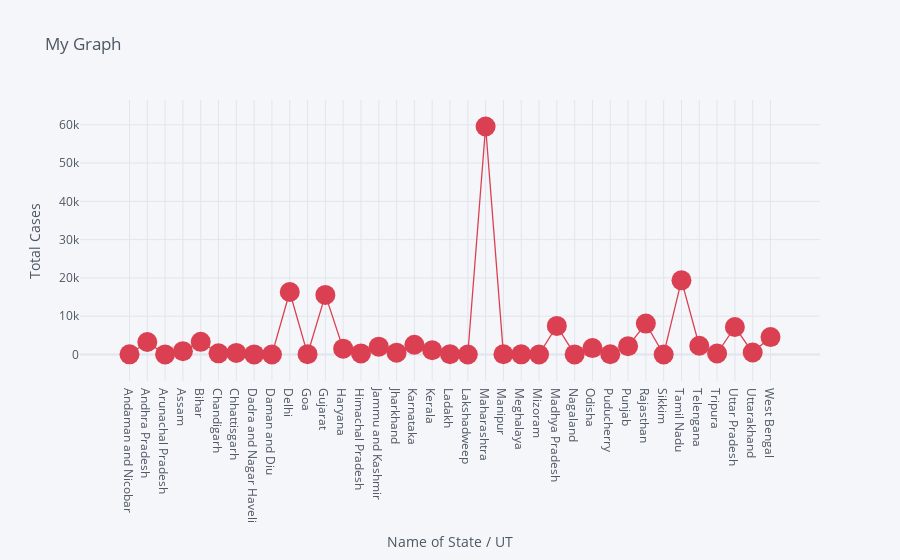

The notebook cell this image was saved under:
### Markdown cell above
#### A little more attractive scatter plot using plotly

### Code cell
df.iplot(kind='scatter',x='Name of State / UT',y='Total Cases',mode='markers+lines',title='My Graph',xTitle=
'Name of State / UT',yTitle='Total Cases',colors='red',size=20)

### Figure 1 — Plotly figure (JSON) as saved in the notebook; plotly's stock layout.template omitted (floating-point values rounded to 4 significant figures)
{"data": [{"line": {"color": "rgba(219, 64, 82, 1.0)", "dash": "solid", "shape": "linear", "width": 1.3}, "marker": {"size": 20, "symbol": "circle"}, "mode": "markers+lines", "name": "Total Cases", "text": "", "type": "scatter", "x": ["Andaman and Nicobar", "Andhra Pradesh", "Arunachal Pradesh", "Assam", "Bihar", "Chandigarh", "Chhattisgarh", "Dadra and Nagar Haveli", "Daman and Diu", "Delhi", "Goa", "Gujarat", "Haryana", "Himachal Pradesh", "Jammu and Kashmir", "Jharkhand", "Karnataka", "Kerala", "Ladakh", "Lakshadweep", "Maharashtra", "Manipur", "Meghalaya", "Mizoram", "Madhya Pradesh", "Nagaland", "Odisha", "Puducherry", "Punjab", "Rajasthan", "Sikkim", "Tamil Nadu", "Telengana", "Tripura", "Uttar Pradesh", "Uttarakhand", "West Bengal"], "y": [33, 3251, 3, 856, 3296, 288, 399, 2, 0, 16331, 69, 15562, 1518, 276, 2036, 469, 2533, 1095, 73, 0, 59547, 55, 21, 1, 7453, 18, 1660, 51, 2158, 8069, 1, 19372, 2267, 242, 7170, 500, 4536]}], "layout": {"legend": {"bgcolor": "#F5F6F9", "font": {"color": "#4D5663"}}, "paper_bgcolor": "#F5F6F9", "plot_bgcolor": "#F5F6F9", "title": {"font": {"color": "#4D5663"}, "text": "My Graph"}, "xaxis": {"gridcolor": "#E1E5ED", "showgrid": true, "tickfont": {"color": "#4D5663"}, "title": {"font": {"color": "#4D5663"}, "text": "Name of State / UT"}, "zerolinecolor": "#E1E5ED"}, "yaxis": {"gridcolor": "#E1E5ED", "showgrid": true, "tickfont": {"color": "#4D5663"}, "title": {"font": {"color": "#4D5663"}, "text": "Total Cases"}, "zerolinecolor": "#E1E5ED"}}}
